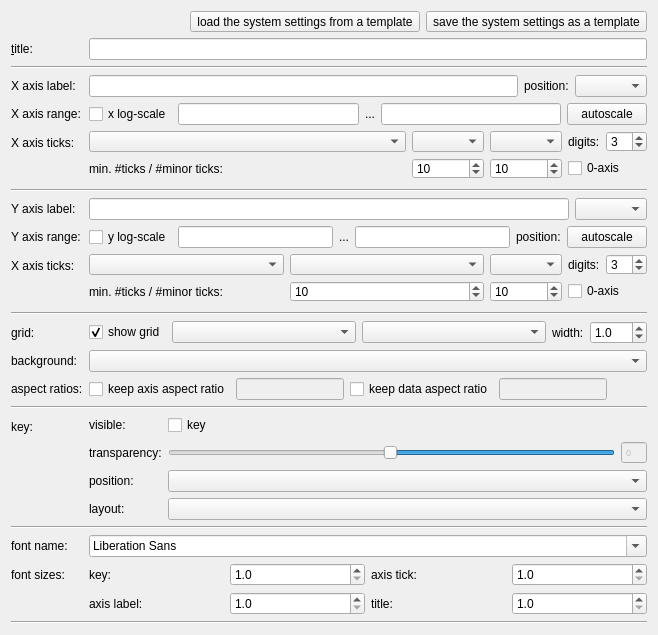
      <widget class="QWidget" name="tabSystem">
       <attribute name="title">
        <string>Coordinate &amp;System</string>
       </attribute>
       <layout class="QFormLayout" name="formLayout_3">
        <property name="fieldGrowthPolicy">
         <enum>QFormLayout::AllNonFixedFieldsGrow</enum>
        </property>
        <item row="0" column="1">
         <widget class="QWidget" name="widSaveCoordSettings" native="true">
          <layout class="QHBoxLayout" name="horizontalLayout_14">
           <property name="margin">
            <number>0</number>
           </property>
           <item>
            <spacer name="horizontalSpacer_2">
             <property name="orientation">
              <enum>Qt::Horizontal</enum>
             </property>
             <property name="sizeHint" stdset="0">
              <size>
               <width>40</width>
               <height>20</height>
              </size>
             </property>
            </spacer>
           </item>
           <item>
            <widget class="QToolButton" name="btnLoadSystem">
             <property name="text">
              <string>load the system settings from a template</string>
             </property>
             <property name="icon">
              <iconset resource="qfrdrtable.qrc">
               <normaloff>:/table/fileopen.png</normaloff>:/table/fileopen.png</iconset>
             </property>
            </widget>
           </item>
           <item>
            <widget class="QToolButton" name="btnSaveSystem">
             <property name="text">
              <string>save the system settings as a template</string>
             </property>
             <property name="icon">
              <iconset resource="qfrdrtable.qrc">
               <normaloff>:/table/filesave.png</normaloff>:/table/filesave.png</iconset>
             </property>
            </widget>
           </item>
          </layout>
         </widget>
        </item>
        <item row="1" column="0">
         <widget class="QLabel" name="label_9">
          <property name="text">
           <string>&amp;title:</string>
          </property>
          <property name="buddy">
           <cstring>edtTitle</cstring>
          </property>
         </widget>
        </item>
        <item row="1" column="1">
         <widget class="QLineEdit" name="edtTitle">
          <property name="sizePolicy">
           <sizepolicy hsizetype="MinimumExpanding" vsizetype="Fixed">
            <horstretch>0</horstretch>
            <verstretch>0</verstretch>
           </sizepolicy>
          </property>
         </widget>
        </item>
        <item row="2" column="0" colspan="2">
         <widget class="Line" name="line_2">
          <property name="orientation">
           <enum>Qt::Horizontal</enum>
          </property>
         </widget>
        </item>
        <item row="4" column="0">
         <widget class="QLabel" name="label_7">
          <property name="text">
           <string>X axis label:</string>
          </property>
          <property name="buddy">
           <cstring>edtXLabel</cstring>
          </property>
         </widget>
        </item>
        <item row="4" column="1">
         <layout class="QHBoxLayout" name="horizontalLayout_2">
          <item>
           <widget class="QLineEdit" name="edtXLabel">
            <property name="sizePolicy">
             <sizepolicy hsizetype="MinimumExpanding" vsizetype="Fixed">
              <horstretch>0</horstretch>
              <verstretch>0</verstretch>
             </sizepolicy>
            </property>
           </widget>
          </item>
          <item>
           <widget class="QLabel" name="label_26">
            <property name="text">
             <string>position:</string>
            </property>
           </widget>
          </item>
          <item>
           <widget class="JKQTPlabelPositionComboBox" name="cmbXLabelPosition"/>
          </item>
         </layout>
        </item>
        <item row="5" column="0">
         <widget class="QLabel" name="label_10">
          <property name="text">
           <string>X axis range:</string>
          </property>
          <property name="buddy">
           <cstring>edtXMin</cstring>
          </property>
         </widget>
        </item>
        <item row="5" column="1">
         <layout class="QHBoxLayout" name="horizontalLayout_3">
          <item>
           <widget class="QCheckBox" name="chkLogX">
            <property name="text">
             <string>x log-scale</string>
            </property>
           </widget>
          </item>
          <item>
           <widget class="QFDoubleEdit" name="edtXMin">
            <property name="sizePolicy">
             <sizepolicy hsizetype="MinimumExpanding" vsizetype="Fixed">
              <horstretch>0</horstretch>
              <verstretch>0</verstretch>
             </sizepolicy>
            </property>
           </widget>
          </item>
          <item>
           <widget class="QLabel" name="label_13">
            <property name="text">
             <string>...</string>
            </property>
           </widget>
          </item>
          <item>
           <widget class="QFDoubleEdit" name="edtXMax">
            <property name="sizePolicy">
             <sizepolicy hsizetype="MinimumExpanding" vsizetype="Fixed">
              <horstretch>0</horstretch>
              <verstretch>0</verstretch>
             </sizepolicy>
            </property>
           </widget>
          </item>
          <item>
           <widget class="QPushButton" name="btnAutoscaleX">
            <property name="text">
             <string>autoscale</string>
            </property>
           </widget>
          </item>
         </layout>
        </item>
        <item row="6" column="0">
         <widget class="QLabel" name="label_12">
          <property name="text">
           <string>X axis ticks:</string>
          </property>
          <property name="buddy">
           <cstring>cmbXMode1</cstring>
          </property>
         </widget>
        </item>
        <item row="6" column="1">
         <layout class="QGridLayout" name="gridLayout_5" columnstretch="1,0,0,0,0">
          <item row="0" column="0">
           <widget class="JKQTPCAdrawModeComboBox" name="cmbXMode1"/>
          </item>
          <item row="0" column="2">
           <widget class="JKQTPCAlabelTypeComboBox" name="cmbXLabel"/>
          </item>
          <item row="0" column="3">
           <widget class="QLabel" name="label_3">
            <property name="text">
             <string>digits:</string>
            </property>
           </widget>
          </item>
          <item row="0" column="4">
           <widget class="QSpinBox" name="spinXAxisDigits">
            <property name="value">
             <number>3</number>
            </property>
           </widget>
          </item>
          <item row="1" column="0">
           <widget class="QLabel" name="label_4">
            <property name="text">
             <string>min. #ticks / #minor ticks:</string>
            </property>
            <property name="buddy">
             <cstring>spinXAxisMinTicks</cstring>
            </property>
           </widget>
          </item>
          <item row="1" column="3" colspan="2">
           <widget class="QCheckBox" name="chkX0Axis">
            <property name="text">
             <string>0-axis</string>
            </property>
           </widget>
          </item>
          <item row="0" column="1">
           <widget class="JKQTPCAdrawModeComboBox" name="cmbXMode2"/>
          </item>
          <item row="1" column="1">
           <widget class="QSpinBox" name="spinXAxisMinTicks">
            <property name="value">
             <number>10</number>
            </property>
           </widget>
          </item>
          <item row="1" column="2">
           <widget class="QSpinBox" name="spinXAxisMinorTicks">
            <property name="value">
             <number>10</number>
            </property>
           </widget>
          </item>
         </layout>
        </item>
        <item row="7" column="0" colspan="2">
         <widget class="Line" name="line_3">
          <property name="orientation">
           <enum>Qt::Horizontal</enum>
          </property>
         </widget>
        </item>
        <item row="8" column="0">
         <widget class="QLabel" name="label_8">
          <property name="text">
           <string>Y axis label:</string>
          </property>
          <property name="buddy">
           <cstring>edtYLabel</cstring>
          </property>
         </widget>
        </item>
        <item row="8" column="1">
         <layout class="QHBoxLayout" name="horizontalLayout_17" stretch="1,0">
          <item>
           <widget class="QLineEdit" name="edtYLabel">
            <property name="sizePolicy">
             <sizepolicy hsizetype="MinimumExpanding" vsizetype="Fixed">
              <horstretch>0</horstretch>
              <verstretch>0</verstretch>
             </sizepolicy>
            </property>
           </widget>
          </item>
          <item>
           <widget class="JKQTPlabelPositionComboBox" name="cmbYLabelPosition"/>
          </item>
         </layout>
        </item>
        <item row="9" column="0">
         <widget class="QLabel" name="label_11">
          <property name="text">
           <string>Y axis range:</string>
          </property>
          <property name="buddy">
           <cstring>edtYMin</cstring>
          </property>
         </widget>
        </item>
        <item row="9" column="1">
         <layout class="QHBoxLayout" name="horizontalLayout_4">
          <item>
           <widget class="QCheckBox" name="chkLogY">
            <property name="text">
             <string>y log-scale</string>
            </property>
           </widget>
          </item>
          <item>
           <widget class="QFDoubleEdit" name="edtYMin">
            <property name="sizePolicy">
             <sizepolicy hsizetype="MinimumExpanding" vsizetype="Fixed">
              <horstretch>0</horstretch>
              <verstretch>0</verstretch>
             </sizepolicy>
            </property>
           </widget>
          </item>
          <item>
           <widget class="QLabel" name="label_14">
            <property name="text">
             <string>...</string>
            </property>
           </widget>
          </item>
          <item>
           <widget class="QFDoubleEdit" name="edtYMax">
            <property name="sizePolicy">
             <sizepolicy hsizetype="MinimumExpanding" vsizetype="Fixed">
              <horstretch>0</horstretch>
              <verstretch>0</verstretch>
             </sizepolicy>
            </property>
           </widget>
          </item>
          <item>
           <widget class="QLabel" name="label_29">
            <property name="text">
             <string>position:</string>
            </property>
           </widget>
          </item>
          <item>
           <widget class="QPushButton" name="btnAutoscaleY">
            <property name="text">
             <string>autoscale</string>
            </property>
           </widget>
          </item>
         </layout>
        </item>
        <item row="10" column="0">
         <widget class="QLabel" name="label_22">
          <property name="text">
           <string>X axis ticks:</string>
          </property>
          <property name="buddy">
           <cstring>cmbYMode1</cstring>
          </property>
         </widget>
        </item>
        <item row="10" column="1">
         <layout class="QGridLayout" name="gridLayout_6" columnstretch="1,1,0,0,0" columnminimumwidth="0,0,0,0,0">
          <item row="0" column="0">
           <widget class="JKQTPCAdrawModeComboBox" name="cmbYMode1"/>
          </item>
          <item row="0" column="2">
           <widget class="JKQTPCAlabelTypeComboBox" name="cmbYLabel"/>
          </item>
          <item row="0" column="3">
           <widget class="QLabel" name="label_5">
            <property name="text">
             <string>digits:</string>
            </property>
           </widget>
          </item>
          <item row="0" column="4">
           <widget class="QSpinBox" name="spinYAxisDigits">
            <property name="value">
             <number>3</number>
            </property>
           </widget>
          </item>
          <item row="1" column="0">
           <widget class="QLabel" name="label_6">
            <property name="text">
             <string>min. #ticks / #minor ticks:</string>
            </property>
           </widget>
          </item>
          <item row="1" column="3" colspan="2">
           <widget class="QCheckBox" name="chkY0Axis">
            <property name="text">
             <string>0-axis</string>
            </property>
           </widget>
          </item>
          <item row="0" column="1">
           <widget class="JKQTPCAdrawModeComboBox" name="cmbYMode2"/>
          </item>
          <item row="1" column="1">
           <widget class="QSpinBox" name="spinYAxisMinTicks">
            <property name="value">
             <number>10</number>
            </property>
           </widget>
          </item>
          <item row="1" column="2">
           <widget class="QSpinBox" name="spinYAxisMinorTicks">
            <property name="value">
             <number>10</number>
            </property>
           </widget>
          </item>
         </layout>
        </item>
        <item row="11" column="0" colspan="2">
         <widget class="Line" name="line_4">
          <property name="orientation">
           <enum>Qt::Horizontal</enum>
          </property>
         </widget>
        </item>
        <item row="12" column="0">
         <widget class="QLabel" name="label_16">
          <property name="text">
           <string>grid:</string>
          </property>
          <property name="buddy">
           <cstring>chkGrid</cstring>
          </property>
         </widget>
        </item>
        <item row="12" column="1">
         <layout class="QHBoxLayout" name="horizontalLayout_18" stretch="0,1,1,0,0">
          <item>
           <widget class="QCheckBox" name="chkGrid">
            <property name="text">
             <string>show grid</string>
            </property>
            <property name="checked">
             <bool>true</bool>
            </property>
           </widget>
          </item>
          <item>
           <widget class="ColorComboBox" name="cmbGridColor">
            <property name="enabled">
             <bool>true</bool>
            </property>
           </widget>
          </item>
          <item>
           <widget class="LineStyleComboBox" name="cmbGridLinestyle">
            <property name="enabled">
             <bool>true</bool>
            </property>
           </widget>
          </item>
          <item>
           <widget class="QLabel" name="label_24">
            <property name="enabled">
             <bool>true</bool>
            </property>
            <property name="text">
             <string>width:</string>
            </property>
           </widget>
          </item>
          <item>
           <widget class="QDoubleSpinBox" name="spinGridWidth">
            <property name="enabled">
             <bool>true</bool>
            </property>
            <property name="decimals">
             <number>1</number>
            </property>
            <property name="value">
             <double>1.000000000000000</double>
            </property>
           </widget>
          </item>
         </layout>
        </item>
        <item row="16" column="0">
         <widget class="QLabel" name="label_25">
          <property name="text">
           <string>background:</string>
          </property>
          <property name="buddy">
           <cstring>cmbBackgroundColor</cstring>
          </property>
         </widget>
        </item>
        <item row="16" column="1">
         <widget class="ColorComboBox" name="cmbBackgroundColor">
          <property name="enabled">
           <bool>true</bool>
          </property>
         </widget>
        </item>
        <item row="19" column="0">
         <widget class="QLabel" name="label_15">
          <property name="text">
           <string>key:</string>
          </property>
          <property name="buddy">
           <cstring>chkShowKey</cstring>
          </property>
         </widget>
        </item>
        <item row="19" column="1">
         <layout class="QFormLayout" name="formLayout_2">
          <item row="0" column="0">
           <widget class="QLabel" name="label_37">
            <property name="text">
             <string>visible:</string>
            </property>
            <property name="buddy">
             <cstring>chkShowKey</cstring>
            </property>
           </widget>
          </item>
          <item row="0" column="1">
           <widget class="QCheckBox" name="chkShowKey">
            <property name="text">
             <string>key</string>
            </property>
           </widget>
          </item>
          <item row="1" column="0">
           <widget class="QLabel" name="label_38">
            <property name="text">
             <string>transparency:</string>
            </property>
            <property name="buddy">
             <cstring>sliderKeyTransparency</cstring>
            </property>
           </widget>
          </item>
          <item row="1" column="1">
           <layout class="QHBoxLayout" name="horizontalLayout_6">
            <item>
             <widget class="QSlider" name="sliderKeyTransparency">
              <property name="sizePolicy">
               <sizepolicy hsizetype="MinimumExpanding" vsizetype="Fixed">
                <horstretch>0</horstretch>
                <verstretch>0</verstretch>
               </sizepolicy>
              </property>
              <property name="minimumSize">
               <size>
                <width>32</width>
                <height>0</height>
               </size>
              </property>
              <property name="maximum">
               <number>255</number>
              </property>
              <property name="singleStep">
               <number>2</number>
              </property>
              <property name="pageStep">
               <number>50</number>
              </property>
              <property name="value">
               <number>128</number>
              </property>
              <property name="orientation">
               <enum>Qt::Horizontal</enum>
              </property>
              <property name="invertedAppearance">
               <bool>true</bool>
              </property>
              <property name="invertedControls">
               <bool>false</bool>
              </property>
              <property name="tickPosition">
               <enum>QSlider::NoTicks</enum>
              </property>
              <property name="tickInterval">
               <number>50</number>
              </property>
             </widget>
            </item>
            <item>
             <widget class="QSpinBox" name="spinBox_4">
              <property name="enabled">
               <bool>false</bool>
              </property>
              <property name="font">
               <font>
                <pointsize>7</pointsize>
               </font>
              </property>
              <property name="buttonSymbols">
               <enum>QAbstractSpinBox::NoButtons</enum>
              </property>
              <property name="maximum">
               <number>255</number>
              </property>
             </widget>
            </item>
           </layout>
          </item>
          <item row="2" column="0">
           <widget class="QLabel" name="label_33">
            <property name="text">
             <string>position:</string>
            </property>
            <property name="buddy">
             <cstring>cmbKeyPosition</cstring>
            </property>
           </widget>
          </item>
          <item row="2" column="1">
           <widget class="JKQTPkeyPositionComboBox" name="cmbKeyPosition">
            <property name="sizePolicy">
             <sizepolicy hsizetype="MinimumExpanding" vsizetype="Fixed">
              <horstretch>0</horstretch>
              <verstretch>0</verstretch>
             </sizepolicy>
            </property>
           </widget>
          </item>
          <item row="3" column="0">
           <widget class="QLabel" name="label_36">
            <property name="text">
             <string>layout:</string>
            </property>
            <property name="buddy">
             <cstring>cmbKeyLayout</cstring>
            </property>
           </widget>
          </item>
          <item row="3" column="1">
           <widget class="JKQTPkeyLayoutComboBox" name="cmbKeyLayout">
            <property name="sizePolicy">
             <sizepolicy hsizetype="MinimumExpanding" vsizetype="Fixed">
              <horstretch>0</horstretch>
              <verstretch>0</verstretch>
             </sizepolicy>
            </property>
           </widget>
          </item>
         </layout>
        </item>
        <item row="21" column="0">
         <widget class="QLabel" name="label_17">
          <property name="text">
           <string>font name:</string>
          </property>
          <property name="buddy">
           <cstring>cmbFontname</cstring>
          </property>
         </widget>
        </item>
        <item row="21" column="1">
         <widget class="QFontComboBox" name="cmbFontname">
          <property name="sizePolicy">
           <sizepolicy hsizetype="MinimumExpanding" vsizetype="Fixed">
            <horstretch>0</horstretch>
            <verstretch>0</verstretch>
           </sizepolicy>
          </property>
         </widget>
        </item>
        <item row="22" column="0">
         <widget class="QLabel" name="label_23">
          <property name="text">
           <string>font sizes:</string>
          </property>
          <property name="buddy">
           <cstring>spinKeyFontSize</cstring>
          </property>
         </widget>
        </item>
        <item row="22" column="1">
         <layout class="QGridLayout" name="gridLayout_4">
          <item row="0" column="0">
           <widget class="QLabel" name="label_18">
            <property name="text">
             <string>key:</string>
            </property>
            <property name="buddy">
             <cstring>spinKeyFontSize</cstring>
            </property>
           </widget>
          </item>
          <item row="0" column="1">
           <widget class="QDoubleSpinBox" name="spinKeyFontSize">
            <property name="sizePolicy">
             <sizepolicy hsizetype="Minimum" vsizetype="Fixed">
              <horstretch>0</horstretch>
              <verstretch>0</verstretch>
             </sizepolicy>
            </property>
            <property name="decimals">
             <number>1</number>
            </property>
            <property name="minimum">
             <double>1.000000000000000</double>
            </property>
            <property name="maximum">
             <double>256.000000000000000</double>
            </property>
           </widget>
          </item>
          <item row="1" column="0">
           <widget class="QLabel" name="label_20">
            <property name="text">
             <string>axis label:</string>
            </property>
            <property name="buddy">
             <cstring>spinAxisLabelFontSize</cstring>
            </property>
           </widget>
          </item>
          <item row="1" column="1">
           <widget class="QDoubleSpinBox" name="spinAxisLabelFontSize">
            <property name="decimals">
             <number>1</number>
            </property>
            <property name="minimum">
             <double>1.000000000000000</double>
            </property>
            <property name="maximum">
             <double>256.000000000000000</double>
            </property>
           </widget>
          </item>
          <item row="0" column="2">
           <widget class="QLabel" name="label_19">
            <property name="text">
             <string>axis tick:</string>
            </property>
            <property name="buddy">
             <cstring>spinAxisFontSize</cstring>
            </property>
           </widget>
          </item>
          <item row="0" column="3">
           <widget class="QDoubleSpinBox" name="spinAxisFontSize">
            <property name="sizePolicy">
             <sizepolicy hsizetype="Minimum" vsizetype="Fixed">
              <horstretch>0</horstretch>
              <verstretch>0</verstretch>
             </sizepolicy>
            </property>
            <property name="decimals">
             <number>1</number>
            </property>
            <property name="minimum">
             <double>1.000000000000000</double>
            </property>
            <property name="maximum">
             <double>256.000000000000000</double>
            </property>
           </widget>
          </item>
          <item row="1" column="2">
           <widget class="QLabel" name="label_21">
            <property name="text">
             <string>title:</string>
            </property>
            <property name="buddy">
             <cstring>spinTitleFontSize</cstring>
            </property>
           </widget>
          </item>
          <item row="1" column="3">
           <widget class="QDoubleSpinBox" name="spinTitleFontSize">
            <property name="decimals">
             <number>1</number>
            </property>
            <property name="minimum">
             <double>1.000000000000000</double>
            </property>
            <property name="maximum">
             <double>256.000000000000000</double>
            </property>
           </widget>
          </item>
         </layout>
        </item>
        <item row="18" column="0" colspan="2">
         <widget class="Line" name="line_5">
          <property name="orientation">
           <enum>Qt::Horizontal</enum>
          </property>
         </widget>
        </item>
        <item row="20" column="0" colspan="2">
         <widget class="Line" name="line_6">
          <property name="orientation">
           <enum>Qt::Horizontal</enum>
          </property>
         </widget>
        </item>
        <item row="23" column="0" colspan="2">
         <widget class="Line" name="line_7">
          <property name="orientation">
           <enum>Qt::Horizontal</enum>
          </property>
         </widget>
        </item>
        <item row="17" column="0">
         <widget class="QLabel" name="label_53">
          <property name="text">
           <string>aspect ratios:</string>
          </property>
          <property name="buddy">
           <cstring>spinKeyFontSize</cstring>
          </property>
         </widget>
        </item>
        <item row="17" column="1">
         <layout class="QHBoxLayout" name="horizontalLayout_5">
          <item>
           <widget class="QCheckBox" name="chkKeepAxisAspect">
            <property name="text">
             <string>keep axis aspect ratio</string>
            </property>
           </widget>
          </item>
          <item>
           <widget class="QFDoubleEdit" name="edtDataAspect">
            <property name="enabled">
             <bool>false</bool>
            </property>
            <property name="sizePolicy">
             <sizepolicy hsizetype="MinimumExpanding" vsizetype="Fixed">
              <horstretch>0</horstretch>
              <verstretch>0</verstretch>
             </sizepolicy>
            </property>
           </widget>
          </item>
          <item>
           <widget class="QCheckBox" name="chkKeepDataAspect">
            <property name="text">
             <string>keep data aspect ratio</string>
            </property>
           </widget>
          </item>
          <item>
           <widget class="QFDoubleEdit" name="edtAxisAspect">
            <property name="enabled">
             <bool>false</bool>
            </property>
            <property name="sizePolicy">
             <sizepolicy hsizetype="MinimumExpanding" vsizetype="Fixed">
              <horstretch>0</horstretch>
              <verstretch>0</verstretch>
             </sizepolicy>
            </property>
           </widget>
          </item>
          <item>
           <spacer name="horizontalSpacer_3">
            <property name="orientation">
             <enum>Qt::Horizontal</enum>
            </property>
            <property name="sizeHint" stdset="0">
             <size>
              <width>40</width>
              <height>20</height>
             </size>
            </property>
           </spacer>
          </item>
         </layout>
        </item>
       </layout>
      </widget>
